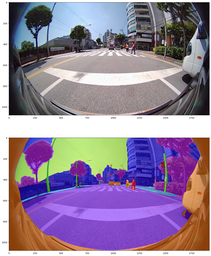
#> input picture output.png, 211 x 256 px, shrunk from 1309 x 1588 before the run; its folder holds 3 pictures in this run
$ jupyter execute --allow-errors fish_transform.ipynb   (text cells are left out)
#> lines starting #> are read from the running program, lines starting #| are printed output that depends on the picture; pictures that were not available may be replaced by others from this repository, and a replacement may not be noted
#> further down, imgobj is the input picture: shape (256, 211, 4); mean R, G, B, A 147.6, 129.9, 154.2, 255
[cell 1]
import pickle
import cv2
import numpy as np
#> (the rest of this cell did not finish here and is left out)

[cell 2]
import imageio
import numpy as np
from math import sqrt
import sys
import argparse
import os


def get_fish_xn_yn(source_x, source_y, radius, distortion):
    """
    Get normalized x, y pixel coordinates from the original image and return normalized
    x, y pixel coordinates in the destination fished image.
    :param distortion: Amount in which to move pixels from/to center.
    As distortion grows, pixels will be moved further from the center, and vice versa.
    """

    if 1 - distortion*(radius**2) == 0:
        return source_x, source_y

    return source_x / (1 - (distortion*(radius**2))), source_y / (1 - (distortion*(radius**2)))


def fish(img, distortion_coefficient):
    """
    :type img: numpy.ndarray
    :param distortion_coefficient: The amount of distortion to apply.
    :return: numpy.ndarray - the image with applied effect.
    """
#> called with distortion_coefficient = 0.5

    # If input image is only BW or RGB convert it to RGBA
    # So that output 'frame' can be transparent.
    w, h = img.shape[0], img.shape[1]
#> w = 256; h = 211
    if len(img.shape) == 2:
        # Duplicate the one BW channel twice to create Black and White
        # RGB image (For each pixel, the 3 channels have the same value)
        bw_channel = np.copy(img)
        img = np.dstack((img, bw_channel))
        img = np.dstack((img, bw_channel))
    if len(img.shape) == 3 and img.shape[2] == 3:
        print("RGB to RGBA")
        img = np.dstack((img, np.full((w, h), 255)))

    # prepare array for dst image
    dstimg = np.zeros_like(img)

    # floats for calcultions
    w, h = float(w), float(h)

    # easier calcultion if we traverse x, y in dst image
    for x in range(len(dstimg)):
        for y in range(len(dstimg[x])):

            # normalize x and y to be in interval of [-1, 1]
            xnd, ynd = float((2*x - w)/w), float((2*y - h)/h)

            # get xn and yn distance from normalized center
            rd = sqrt(xnd**2 + ynd**2)

            # new normalized pixel coordinates
            xdu, ydu = get_fish_xn_yn(xnd, ynd, rd, distortion_coefficient)

            # convert the normalized distorted xdn and ydn back to image pixels
            xu, yu = int(((xdu + 1)*w)/2), int(((ydu + 1)*h)/2)

            # if new pixel is in bounds copy from source pixel to destination pixel
            if 0 <= xu and xu < img.shape[0] and 0 <= yu and yu < img.shape[1]:
                dstimg[x][y] = img[xu][yu]
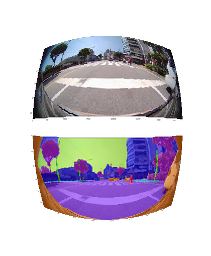
#> dstimg: shape (256, 211, 4); mean R, G, B, A 73.3, 66.4, 77.5, 122.1; transparent parts drawn white

    return dstimg.astype(np.uint8)


def parse_args(args=sys.argv[1:]):
    """Parse arguments."""

    parser = argparse.ArgumentParser(
        description="Apply fish-eye effect to images.",
        prog='python3 fish.py')

    parser.add_argument("-i", "--image", help="path to image file."
                        " If no input is given, the supplied example 'grid.jpg' will be used.",
                        type=str, default="grid.jpg")

    parser.add_argument("-o", "--outpath", help="file path to write output to."
                        " format: <path>.<format(jpg,png,etc..)>",
                        type=str, default="fish.png")

    parser.add_argument("-d", "--distortion",
                        help="The distoration coefficient. How much the move pixels from/to the center."
                        " Recommended values are between -1 and 1."
                        " The bigger the distortion, the further pixels will be moved outwars from the center (fisheye)."
                        " The Smaller the distortion, the closer pixels will be move inwards toward the center (rectilinear)."
                        " For example, to reverse the fisheye effect with --distoration 0.5,"
                        " You can run with --distortion -0.3."
                        " Note that due to double processing the result will be somewhat distorted.",
                        type=float, default=0.5)

    return parser.parse_args(args)


if __name__ == "__main__":
    args = parse_args()
    try:
        imgobj = imageio.imread(args.image)
    except Exception as e:
        print(e)
        sys.exit(1)
    if os.path.exists(args.outpath):
        ans = input(
            args.outpath + " exists. File will be overridden. Continue? y/n: ")
        if ans.lower() != 'y':
            print("exiting")
            sys.exit(0)

    output_img = fish(imgobj, args.distortion)
    imageio.imwrite(args.outpath, output_img, format='png')

[cell 3]
def distortion_img(img):
    img =cv2.remap(img,data['map_x'],data['map_y'],interpolation=cv2.INTER_NEAREST)
    return img
# [5 lines left out: function distortion_mask, not called in this run]

[cell 4]
from PIL import Image
import matplotlib.pyplot as plt
import torch
import torch.nn as nn
from torch.utils.data import Dataset, DataLoader
from torchvision import transforms
from albumentations.core.transforms_interface import ImageOnlyTransform,DualTransform
from tqdm import tqdm
import albumentations as A
from albumentations.pytorch import ToTensorV2

class BarrelDistortion(DualTransform):

    def __init__(
        self,
        always_apply=False,
        p=1
 ):

        super(BarrelDistortion, self).__init__(always_apply, p)

    def apply(self, img, **params):
        return distortion_mask(img)

image = cv2.imread('./train_source_image/TRAIN_SOURCE_0011.png')
ori_image = cv2.cvtColor(image, cv2.COLOR_BGR2RGB)
ori_mask = cv2.imread('./train_source_gt/TRAIN_SOURCE_0011.png', cv2.IMREAD_GRAYSCALE)
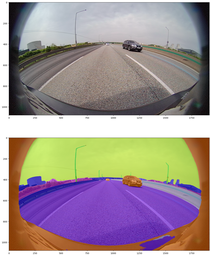
#> input picture output5.png, 211 x 256 px, shrunk from 1309 x 1588 before the run, given in place of TRAIN_SOURCE_0011.png, which was not available
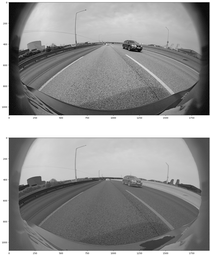
#> ori_mask: shape (256, 211); min 0, max 255, mean 148
#> (the rest of this cell did not finish here and is left out)

print(np.unique(ori_mask))
print(np.unique(ori_mask))
augmented = transform(image=ori_image, mask=ori_mask)
# ori_mask[ori_mask == 255] = 30
print(np.unique(augmented['mask']))
plt.figure(figsize=(20,30))
plt.subplot(1,2,1)
plt.imshow(augmented['mask'])
plt.subplot(1,2,2)
plt.imshow(augmented['image'])
# [ 0  1  2  3  6  7  8 11 12] 기존 ->  0  1  2  3  4  5  6  7  8  9 10 11 12

[cell 5]
mask = cv2.imread('./mask.png',cv2.IMREAD_GRAYSCALE)
# mask[mask==0]=255
image = cv2.imread('./source.jpg')
plt.subplot(1,2,1)
plt.imshow(mask)
plt.subplot(1,2,2)
#> (the rest of this cell did not finish here and is left out)

[cell 6]
from scipy.optimize import leastsq
import numpy as np
import cv2
import matplotlib.pyplot as plt

# image = augmented['image'].permute(1,2,0).numpy()
# Function to calculate the residuals for least squares circle fit
# [52 lines left out: functions calculate_residuals, make_mask_circle, not called in this run]
#> (the rest of this cell did not finish here and is left out)

[cell 7]
# mask_valid = make_mask_circle(image)
y_maring = 200
x_marging =70
#> (the rest of this cell did not finish here and is left out)

[cell 8]
from glob import glob
t = glob("./train_source_image/*.png")
t[0].split('/')

[cell 9]
from glob import glob
from tqdm.auto import tqdm
train_valid = 'val' # val
train_source_path=  glob(f'./{train_valid}_source_image/*.png')
train_mask_path = glob(f'./{train_valid}_source_gt/*.png')
mask_target = cv2.imread('./mask.png',cv2.IMREAD_GRAYSCALE)
# cv2.resize(mask,dsize=(h,w))
# mask[mask==0]=255
image_target = cv2.imread('./source.jpg')
#> (the rest of this cell did not finish here and is left out)

[cell 10]
from glob import glob
import pandas as pd
data = []
train_source_path=  glob('./val_source_image/*.png')
train_mask_path = glob('./val_source_gt/*.png')
train_valid = 'train'
for img,mask in zip(train_source_path,train_mask_path):
    id = img.split('\\')[-1].split('.')[0]
    img_path = f'./{train_valid}_fishimg/'
    mask_path= f'./{train_valid}_maskimg/'
    data.append([id,img_path+id+'.png',mask_path+id+'.png'])
new_df = pd.DataFrame(data,columns=['id','img_path','gt_path'])
new_df.to_csv('val_source_fish.csv',index=False)

[cell 11]
import pandas as pd
data = []
train_source_path=  glob('./train_source_image/*.png')
train_mask_path = glob('./train_source_gt/*.png')

for img,mask in zip(train_source_path,train_mask_path):
    id = img.split('\\')[-1].split('.')[0]
    img_path = './train_fish_img/'
    mask_path= './train_mask_img/'
    data.append([id,img_path+id+'.png',mask_path+id+'.png'])
new_df = pd.DataFrame(data,columns=['id','img_path','gt_path'])
new_df.to_csv('train_source_fish.csv',index=False)
